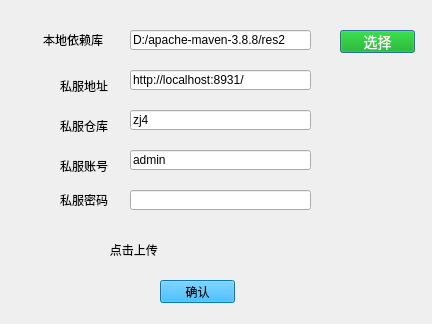
<?xml version="1.0" encoding="UTF-8"?>
<ui version="4.0">
 <class>Dialog</class>
 <widget class="QDialog" name="Dialog">
  <property name="geometry">
   <rect>
    <x>0</x>
    <y>0</y>
    <width>432</width>
    <height>324</height>
   </rect>
  </property>
  <property name="windowTitle">
   <string>Dialog</string>
  </property>
  <property name="layoutDirection">
   <enum>Qt::RightToLeft</enum>
  </property>
  <property name="autoFillBackground">
   <bool>true</bool>
  </property>
  <property name="styleSheet">
   <string notr="true"/>
  </property>
  <widget class="QLabel" name="label">
   <property name="geometry">
    <rect>
     <x>43</x>
     <y>30</y>
     <width>71</width>
     <height>20</height>
    </rect>
   </property>
   <property name="text">
    <string>本地依赖库</string>
   </property>
  </widget>
  <widget class="QLabel" name="label_2">
   <property name="geometry">
    <rect>
     <x>60</x>
     <y>80</y>
     <width>54</width>
     <height>12</height>
    </rect>
   </property>
   <property name="text">
    <string>私服地址</string>
   </property>
  </widget>
  <widget class="QLabel" name="label_3">
   <property name="geometry">
    <rect>
     <x>60</x>
     <y>120</y>
     <width>54</width>
     <height>12</height>
    </rect>
   </property>
   <property name="text">
    <string>私服仓库</string>
   </property>
  </widget>
  <widget class="QLabel" name="label_4">
   <property name="geometry">
    <rect>
     <x>60</x>
     <y>160</y>
     <width>54</width>
     <height>12</height>
    </rect>
   </property>
   <property name="text">
    <string>私服账号</string>
   </property>
  </widget>
  <widget class="QLabel" name="label_5">
   <property name="geometry">
    <rect>
     <x>60</x>
     <y>190</y>
     <width>54</width>
     <height>20</height>
    </rect>
   </property>
   <property name="text">
    <string>私服密码</string>
   </property>
  </widget>
  <widget class="QLineEdit" name="lineEdit_folder">
   <property name="geometry">
    <rect>
     <x>130</x>
     <y>30</y>
     <width>181</width>
     <height>20</height>
    </rect>
   </property>
   <property name="minimumSize">
    <size>
     <width>30</width>
     <height>0</height>
    </size>
   </property>
   <property name="toolTip">
    <string>&lt;html&gt;&lt;head/&gt;&lt;body&gt;&lt;p&gt;本地maven仓库路径&lt;/p&gt;&lt;/body&gt;&lt;/html&gt;</string>
   </property>
   <property name="whatsThis">
    <string>&lt;html&gt;&lt;head/&gt;&lt;body&gt;&lt;p&gt;&lt;br/&gt;&lt;/p&gt;&lt;/body&gt;&lt;/html&gt;</string>
   </property>
   <property name="styleSheet">
    <string notr="true">border-color: rgb(0, 170, 0);</string>
   </property>
   <property name="inputMask">
    <string/>
   </property>
   <property name="text">
    <string>D:/apache-maven-3.8.8/res2</string>
   </property>
  </widget>
  <widget class="QLineEdit" name="lineEdit_url">
   <property name="geometry">
    <rect>
     <x>130</x>
     <y>70</y>
     <width>181</width>
     <height>20</height>
    </rect>
   </property>
   <property name="minimumSize">
    <size>
     <width>30</width>
     <height>0</height>
    </size>
   </property>
   <property name="toolTip">
    <string>&lt;html&gt;&lt;head/&gt;&lt;body&gt;&lt;p&gt;私服地址&lt;/p&gt;&lt;/body&gt;&lt;/html&gt;</string>
   </property>
   <property name="whatsThis">
    <string>&lt;html&gt;&lt;head/&gt;&lt;body&gt;&lt;p&gt;&lt;br/&gt;&lt;/p&gt;&lt;/body&gt;&lt;/html&gt;</string>
   </property>
   <property name="styleSheet">
    <string notr="true">border-color: rgb(85, 170, 0);</string>
   </property>
   <property name="text">
    <string>http://localhost:8931/</string>
   </property>
  </widget>
  <widget class="QLineEdit" name="lineEdit_repository">
   <property name="geometry">
    <rect>
     <x>130</x>
     <y>110</y>
     <width>181</width>
     <height>20</height>
    </rect>
   </property>
   <property name="minimumSize">
    <size>
     <width>30</width>
     <height>0</height>
    </size>
   </property>
   <property name="toolTip">
    <string>&lt;html&gt;&lt;head/&gt;&lt;body&gt;&lt;p&gt;私有仓库名称&lt;/p&gt;&lt;/body&gt;&lt;/html&gt;</string>
   </property>
   <property name="styleSheet">
    <string notr="true">border-color: rgb(85, 170, 0);</string>
   </property>
   <property name="text">
    <string>zj4</string>
   </property>
  </widget>
  <widget class="QLineEdit" name="lineEdit_user">
   <property name="geometry">
    <rect>
     <x>130</x>
     <y>150</y>
     <width>181</width>
     <height>20</height>
    </rect>
   </property>
   <property name="minimumSize">
    <size>
     <width>30</width>
     <height>0</height>
    </size>
   </property>
   <property name="styleSheet">
    <string notr="true">border-color: rgb(85, 170, 0);</string>
   </property>
   <property name="text">
    <string>admin</string>
   </property>
  </widget>
  <widget class="QLineEdit" name="lineEdit_pwd">
   <property name="geometry">
    <rect>
     <x>130</x>
     <y>190</y>
     <width>181</width>
     <height>20</height>
    </rect>
   </property>
   <property name="minimumSize">
    <size>
     <width>30</width>
     <height>0</height>
    </size>
   </property>
   <property name="styleSheet">
    <string notr="true">border-color: rgb(85, 170, 0);</string>
   </property>
   <property name="echoMode">
    <enum>QLineEdit::Password</enum>
   </property>
  </widget>
  <widget class="QPushButton" name="selectButton">
   <property name="geometry">
    <rect>
     <x>340</x>
     <y>30</y>
     <width>75</width>
     <height>23</height>
    </rect>
   </property>
   <property name="styleSheet">
    <string notr="true">background-color: rgb(0, 170, 0);
color:white;
font-size:14px;</string>
   </property>
   <property name="text">
    <string>选择</string>
   </property>
  </widget>
  <widget class="QPushButton" name="confirmButton">
   <property name="geometry">
    <rect>
     <x>160</x>
     <y>280</y>
     <width>75</width>
     <height>23</height>
    </rect>
   </property>
   <property name="styleSheet">
    <string notr="true">background-color:rgb(0, 170, 255);
</string>
   </property>
   <property name="text">
    <string>确认</string>
   </property>
  </widget>
  <widget class="QLabel" name="label_6">
   <property name="geometry">
    <rect>
     <x>20</x>
     <y>240</y>
     <width>371</width>
     <height>20</height>
    </rect>
   </property>
   <property name="text">
    <string>                           点击上传</string>
   </property>
  </widget>
 </widget>
 <resources/>
 <connections/>
</ui>
